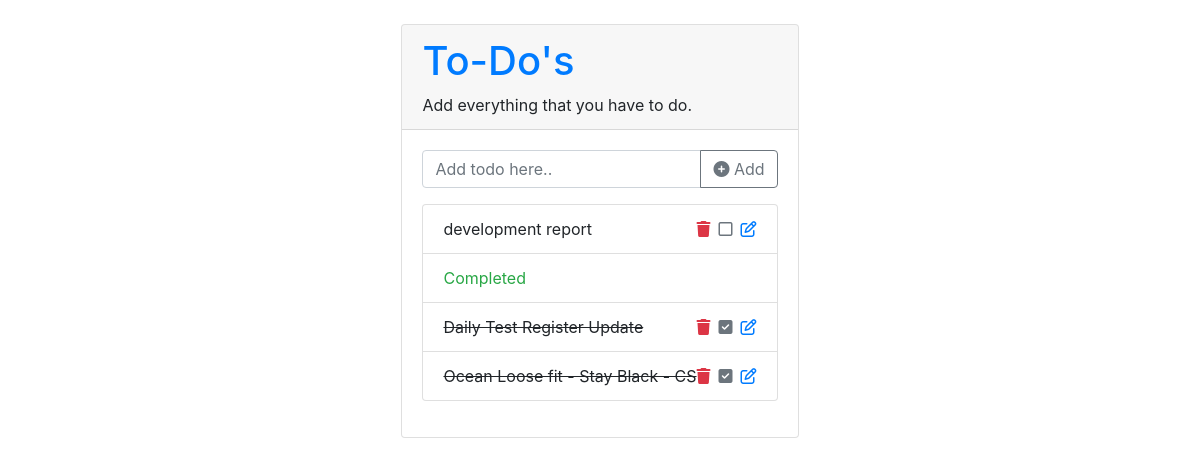
Page /todo/ on the earlier database version.
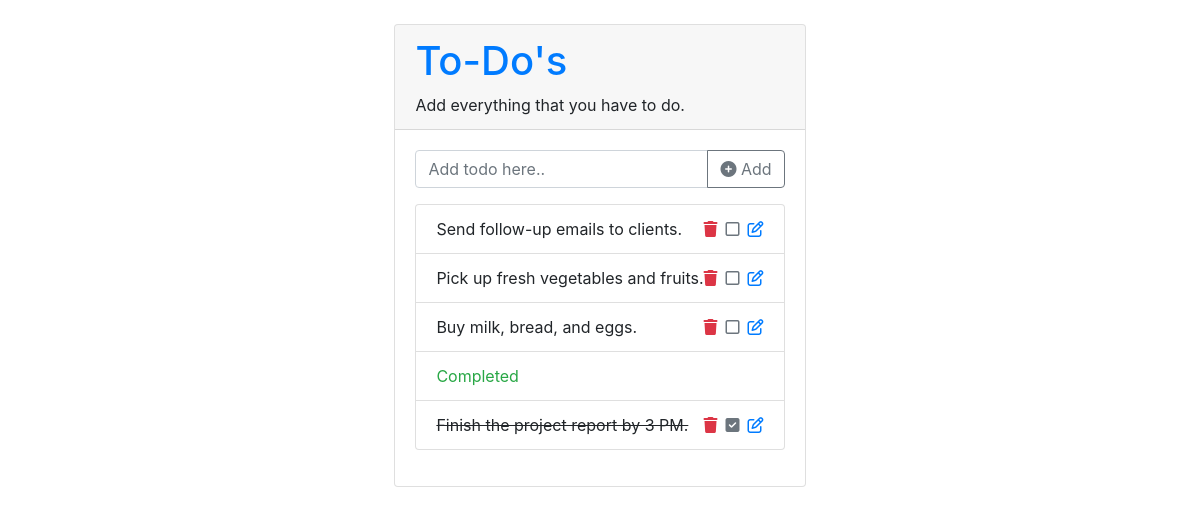
Same page on the later database version.
### todoapp/models.py (models this page shows)
class Todo(models.Model):
    content = models.CharField(max_length=255)
    complete = models.BooleanField(default=False)

### todoapp/views.py (the view)
# urls.py: path('', views.index, name="index"),
def index(request):
    if request.method == 'POST':
        todo = Todo(content = request.POST['content'])
        todo.save()
        return redirect('/todo/')
    context = {'todo_list' : Todo.objects.all().order_by('-id').values()}
    return render(request, 'todoapp/todo_list.html', context)

### todoapp/templates/todoapp/todo_list.html (shortened to what this page needs)
{% extends "todoapp/base.html" %}
{% block content %}
<div class="card-body">
  <form action="{% url 'index' %}" method="post">
      <div class="input-group mb-3">
          <input type="text" class="form-control" autofocus name="content" placeholder="Add todo here.." aria-label="Recipient's username" aria-describedby="button-addon2">
          <div class="input-group-append">
            <button class="btn btn-outline-secondary" type="submit" id="button-addon2">
              <i class="fa-solid fa-circle-plus"></i> Add
            </button>
          </div>
        </div>
  </form>
  <ul class="list-group">
    {% for todo in todo_list %}
      {% if todo.complete == False %}
      <li class="list-group-item">{{ todo.content }}
        <a href="{% url 'edit_todo' todo.id %}" class="button float-right d-inline">
          <i class="fa-regular fa-pen-to-square"></i>
        </a>
        <form action="" method="post" class="float-right d-inline pr-2">
          <a href="{% url 'delete_todo' todo.id %}"  type="submit" id="button-addon2">
            <i class="fa-solid fa-trash text-danger"></i>
          </a>
          <a href="{% url 'complete_todo' todo.id %}" class="button float-right d-inline pl-2">
            <i class="fa-regular fa-square text-secondary"></i>
          </a>
        </form>
      </li>
      {% endif %}
    {% empty %}
    <li class="list-group-item">No Todo items found!</li>
    {% endfor %}
    <li class="list-group-item text-success">Completed</li>
    {% for todo in todo_list %}
      {% if todo.complete == True %}
      <li class="list-group-item"><s>{{ todo.content }}</s>
        <a href="{% url 'edit_todo' todo.id %}" class="button float-right d-inline">
          <i class="fa-regular fa-pen-to-square"></i>
        </a>
        <form action="" method="post" class="float-right d-inline pr-2">
          <a href="{% url 'delete_todo' todo.id %}"  type="submit" id="button-addon2">
            <i class="fa-solid fa-trash text-danger"></i>
          </a>
          <a href="{% url 'complete_todo' todo.id %}" class="button float-right d-inline pl-2">
            <i class="fa-solid fa-square-check text-secondary"></i>
          </a>
        </form>
      </li>
      {% endif %}
    {% empty %}
    <li class="list-group-item">No Todo items found!</li>
    {% endfor %}
  </ul>
</div>
{% endblock %}

### todoapp/templates/todoapp/base.html (shortened to what this page needs)
<!DOCTYPE html>
<html lang="en">
<head>
    <link rel="stylesheet" href="https://cdn.jsdelivr.net/npm/bootstrap@4.6.2/dist/css/bootstrap.min.css">
    <link rel="stylesheet" href="https://cdnjs.cloudflare.com/ajax/libs/font-awesome/6.4.0/css/all.min.css" />
</head>
<body>
    <div class="container">
        <div class="container">
            <div class="row justify-content-md-center">
              <div class="col-md-auto mt-4">
                <div class="card">
                    <div class="card-header">
                        <a href="{% url 'index' %}" class="text-decoration-none"><h1 class="text-primary">To-Do's</h1></a>
                        <span>Add everything that you have to do.</span>
                    </div>
                    <div class="mb-3">
                        {% block content %}
                        {% endblock %}
                    </div>
                  </div>
              </div>
            </div>
        </div>
    </div>
</body>
</html>

Differences in the rows shown:
removed Todo: content "development report", shown under "To-Do's"
removed Todo: content "Daily Test Register Update"
removed Todo: content "Ocean Loose fit - Stay Black - CS"
added Todo: content "Send follow-up emails to clients.", shown under "To-Do's"
added Todo: content "Pick up fresh vegetables and fruits.", shown under "To-Do's"
added Todo: content "Buy milk, bread, and eggs.", shown under "To-Do's"
added Todo: content "Finish the project report by 3 PM."
